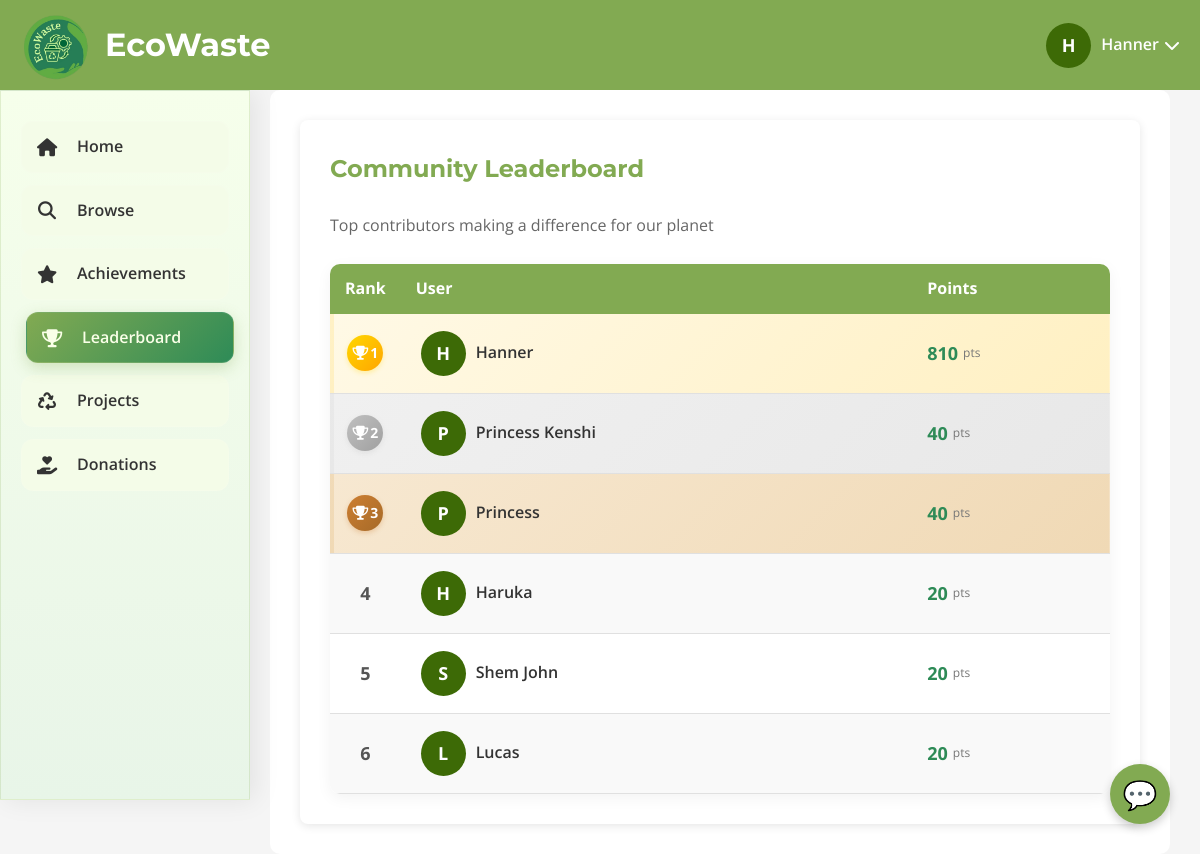
/leaderboard.php (signed in), run on the app's committed database.
### tables this page shows
CREATE TABLE `users` (
  `user_id` int(11) NOT NULL,
  `google_id` varchar(255) DEFAULT NULL,
  `email` varchar(100) NOT NULL,
  `password_hash` varchar(255) DEFAULT NULL,
  `first_name` varchar(50) NOT NULL,
  `middle_name` varchar(50) DEFAULT NULL,
  `last_name` varchar(50) NOT NULL,
  `avatar` varchar(500) DEFAULT NULL,
  `contact_number` varchar(20) NOT NULL,
  `address` text NOT NULL,
  `city` varchar(50) NOT NULL,
  `zip_code` varchar(20) NOT NULL,
  `created_at` timestamp NOT NULL DEFAULT current_timestamp(),
  `points` int(11) DEFAULT 0,
  `verification_code` varchar(10) DEFAULT NULL,
  `verified` tinyint(1) DEFAULT 0,
  `remember_token` varchar(255) DEFAULT NULL,
  `token_expiry` datetime DEFAULT NULL,
  `is_verified` tinyint(1) DEFAULT 0,
  `verification_token` varchar(100) DEFAULT NULL
);

### leaderboard.php (the view, shortened to what this page needs)
<?php
$conn = getDBConnection();
$users = [];
$query = "
    SELECT
        user_id,
        first_name,
        points
    FROM users
    WHERE points > 0
    ORDER BY points DESC
    LIMIT 10
";
$result = $conn->query($query);
if ($result && $result->num_rows > 0) {
    while ($row = $result->fetch_assoc()) {
        $users[] = $row;
    }
}
?>
<!DOCTYPE html>
<html lang="en">
<head>
    <link rel="stylesheet" href="assets/css/leaderboard.css">
    <link rel="stylesheet" href="https://cdnjs.cloudflare.com/ajax/libs/font-awesome/6.4.0/css/all.min.css">
</head>
<body>
    <header>
        <div class="logo-container">
                    <div class="logo">
                        <img src="assets/img/ecowaste_logo.png" alt="EcoWaste Logo">
                    </div>
                    <h1>EcoWaste</h1>
                </div>
                <div class="user-profile" id="userProfile">
                <div class="profile-pic">
                <?= strtoupper(substr(htmlspecialchars($_SESSION['first_name'] ?? 'User'), 0, 1)) ?>
            </div>
            <span class="profile-name"><?= htmlspecialchars($_SESSION['first_name'] ?? 'User') ?></span>
            <i class="fas fa-chevron-down dropdown-arrow"></i>
        </div>
    </header>
<div class="container">
    <aside class="sidebar">
        <nav>
            <ul>
                <li><a href="homepage.php"><i class="fas fa-home"></i>Home</a></li>
                <li><a href="browse.php"><i class="fas fa-search"></i>Browse</a></li>
                <li><a href="achievements.php"><i class="fas fa-star"></i>Achievements</a></li>
                <li><a href="leaderboard.php" class="active"><i class="fas fa-trophy"></i>Leaderboard</a></li>
                <li><a href="projects.php"><i class="fas fa-recycle"></i>Projects</a></li>
                <li><a href="donations.php"><i class="fas fa-hand-holding-heart"></i>Donations</a></li>
            </ul>
        </nav>
    </aside>
    <main class="main-content">
        <div class="leaderboard-container">
            <h2 class="leaderboard-title">Community Leaderboard</h2>
            <p class="leaderboard-subtitle">Top contributors making a difference for our planet</p>
            <table class="leaderboard-table">
                <thead>
                    <tr>
                        <th>Rank</th>
                        <th>User</th>
                        <th>Points</th>
                    </tr>
                </thead>
                <tbody>
                    <?php foreach ($users as $i => $user):
                        $rank = $i + 1;
                        $userId = isset($user['user_id']) ? (int)$user['user_id'] : 0;
                        $userName = !empty($user['first_name']) ? htmlspecialchars($user['first_name']) : 'Unknown User';
                        $points = htmlspecialchars($user['points']);
                        $rankClass = '';
                        if ($rank === 1) {
                            $rankClass = 'rank-first';
                        } elseif ($rank === 2) {
                            $rankClass = 'rank-second';
                        } elseif ($rank === 3) {
                            $rankClass = 'rank-third';
                        }
                    ?>
                    <tr class="<?= $rankClass ?>">
                        <td class="rank">
                            <div class="rank-container">
                                <?php if ($rank <= 3): ?>
                                    <div class="rank-badge rank-<?= $rank ?>">
                                        <i class="fas fa-trophy"></i>
                                        <span><?= $rank ?></span>
                                    </div>
                                <?php else: ?>
                                    <span class="rank-number"><?= $rank ?></span>
                                <?php endif; ?>
                            </div>
                        </td>
                        <td class="user-info">
                            <div class="user-link-wrapper">
                                <a href="profile.php?id=<?= $userId ?>" class="user-link">
                                    <div class="profile-pic">
                                        <?= strtoupper(substr($userName, 0, 1)) ?>
                                    </div>
                                    <span class="user-name"><?= $userName ?></span>
                                </a>
                            </div>
                        </td>
                        <td class="points">
                            <div class="points-container">
                                <span class="points-value"><?= $points ?></span>
                                <span class="points-label">pts</span>
                            </div>
                        </td>
                    </tr>
                    <?php endforeach; ?>
                </tbody>
            </table>
        </div>
    </main>
</div>
    <div class="feedback-btn" id="feedbackBtn">💬</div>
</body>
</html>

### data on the page
users: rank "1", first_name "H", first_name "Hanner", points "810"
users: rank "2", first_name "P", first_name "Princess Kenshi", points "40"
users: rank "3", first_name "P", first_name "Princess", points "40"
users: rank "4", first_name "H", first_name "Haruka", points "20"
users: rank "5", first_name "S", first_name "Shem John", points "20"
users: rank "6", first_name "L", first_name "Lucas", points "20"

### other printed values
substr(htmlspecialchars($_SESSION['first_name'] ?? 'User'), 0, 1) "H"
$_SESSION['first_name'] "Hanner"
